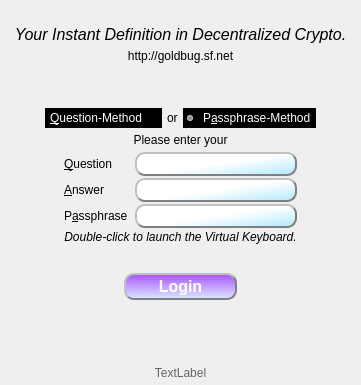
      <widget class="QWidget" name="tab_login">
       <property name="styleSheet">
        <string notr="true">QWidget#tab_login 
{
   border-image: url(:/Logo/background.png) 0 0 0 0 stretch stretch;
   border-width: 0px;
}
</string>
       </property>
       <attribute name="icon">
        <iconset>
         <normaloff>:/everaldo/goldbug_t.png</normaloff>:/everaldo/goldbug_t.png</iconset>
       </attribute>
       <attribute name="title">
        <string/>
       </attribute>
       <attribute name="toolTip">
        <string>Login</string>
       </attribute>
       <layout class="QVBoxLayout" name="verticalLayout_60">
        <property name="spacing">
         <number>5</number>
        </property>
        <property name="leftMargin">
         <number>5</number>
        </property>
        <property name="topMargin">
         <number>5</number>
        </property>
        <property name="rightMargin">
         <number>5</number>
        </property>
        <property name="bottomMargin">
         <number>5</number>
        </property>
        <item>
         <layout class="QVBoxLayout" name="verticalLayout_5">
          <item>
           <spacer name="verticalSpacer_9">
            <property name="orientation">
             <enum>Qt::Vertical</enum>
            </property>
            <property name="sizeType">
             <enum>QSizePolicy::Expanding</enum>
            </property>
            <property name="sizeHint" stdset="0">
             <size>
              <width>1</width>
              <height>1</height>
             </size>
            </property>
           </spacer>
          </item>
          <item>
           <widget class="QLabel" name="logo">
            <property name="toolTip">
             <string>&lt;html&gt;&lt;head/&gt;&lt;body&gt;&lt;p&gt;GoldBug logo uses the &lt;b&gt;Neuland &lt;/b&gt;font: &amp;quot;Neuland is a German typeface that was designed in 1923 by Rudolf Koch. It is often used today when an “exotic” or “primitive” look is desired, such as the logos for the Jurassic Park films. &amp;quot; - Wikipedia.&lt;/p&gt;&lt;/body&gt;&lt;/html&gt;</string>
            </property>
            <property name="text">
             <string/>
            </property>
            <property name="pixmap">
             <pixmap resource="../Icons/icons.qrc">:/Logo/goldbug-neuland.png</pixmap>
            </property>
            <property name="scaledContents">
             <bool>false</bool>
            </property>
            <property name="alignment">
             <set>Qt::AlignCenter</set>
            </property>
           </widget>
          </item>
          <item>
           <widget class="QLabel" name="label_31">
            <property name="font">
             <font>
              <pointsize>12</pointsize>
              <italic>true</italic>
             </font>
            </property>
            <property name="text">
             <string>Your Instant Definition in Decentralized Crypto.</string>
            </property>
            <property name="alignment">
             <set>Qt::AlignCenter</set>
            </property>
           </widget>
          </item>
          <item>
           <widget class="QLabel" name="label_100">
            <property name="text">
             <string>&lt;html&gt;&lt;head/&gt;&lt;body&gt;&lt;p&gt;&lt;a href=&quot;http://goldbug.sourceforge.net&quot;&gt;&lt;span style=&quot; text-decoration: none; color: black;&quot;&gt;http://goldbug.sf.net&lt;/span&gt;&lt;/a&gt;&lt;/p&gt;&lt;/body&gt;&lt;/html&gt;</string>
            </property>
            <property name="alignment">
             <set>Qt::AlignCenter</set>
            </property>
            <property name="openExternalLinks">
             <bool>true</bool>
            </property>
           </widget>
          </item>
          <item>
           <spacer name="verticalSpacer_14">
            <property name="orientation">
             <enum>Qt::Vertical</enum>
            </property>
            <property name="sizeHint" stdset="0">
             <size>
              <width>20</width>
              <height>40</height>
             </size>
            </property>
           </spacer>
          </item>
          <item>
           <layout class="QHBoxLayout" name="horizontalLayout_22">
            <property name="topMargin">
             <number>0</number>
            </property>
            <item>
             <spacer name="horizontalSpacer_6">
              <property name="orientation">
               <enum>Qt::Horizontal</enum>
              </property>
              <property name="sizeHint" stdset="0">
               <size>
                <width>40</width>
                <height>20</height>
               </size>
              </property>
             </spacer>
            </item>
            <item>
             <widget class="QRadioButton" name="question_rb_authenticate">
              <property name="sizePolicy">
               <sizepolicy hsizetype="Minimum" vsizetype="Preferred">
                <horstretch>0</horstretch>
                <verstretch>0</verstretch>
               </sizepolicy>
              </property>
              <property name="layoutDirection">
               <enum>Qt::RightToLeft</enum>
              </property>
              <property name="styleSheet">
               <string notr="true">background-color: rgb(0, 0, 0);
color: rgb(255, 255, 255);</string>
              </property>
              <property name="text">
               <string>&amp;Question-Method</string>
              </property>
             </widget>
            </item>
            <item>
             <widget class="QLabel" name="label_102">
              <property name="sizePolicy">
               <sizepolicy hsizetype="Fixed" vsizetype="Preferred">
                <horstretch>0</horstretch>
                <verstretch>0</verstretch>
               </sizepolicy>
              </property>
              <property name="text">
               <string>or</string>
              </property>
             </widget>
            </item>
            <item>
             <widget class="QRadioButton" name="passphrase_rb_authenticate">
              <property name="sizePolicy">
               <sizepolicy hsizetype="Minimum" vsizetype="Preferred">
                <horstretch>0</horstretch>
                <verstretch>0</verstretch>
               </sizepolicy>
              </property>
              <property name="layoutDirection">
               <enum>Qt::LeftToRight</enum>
              </property>
              <property name="styleSheet">
               <string notr="true">background-color: rgb(0, 0, 0);
color: rgb(255, 255, 255);</string>
              </property>
              <property name="text">
               <string>P&amp;assphrase-Method</string>
              </property>
              <property name="checked">
               <bool>true</bool>
              </property>
             </widget>
            </item>
            <item>
             <spacer name="horizontalSpacer_14">
              <property name="orientation">
               <enum>Qt::Horizontal</enum>
              </property>
              <property name="sizeHint" stdset="0">
               <size>
                <width>40</width>
                <height>20</height>
               </size>
              </property>
             </spacer>
            </item>
           </layout>
          </item>
          <item>
           <layout class="QHBoxLayout" name="horizontalLayout_32">
            <property name="topMargin">
             <number>0</number>
            </property>
            <item>
             <widget class="QLabel" name="passphraseLabel">
              <property name="text">
               <string>Please enter your</string>
              </property>
              <property name="alignment">
               <set>Qt::AlignCenter</set>
              </property>
             </widget>
            </item>
           </layout>
          </item>
          <item>
           <layout class="QHBoxLayout" name="horizontalLayout_25">
            <property name="topMargin">
             <number>0</number>
            </property>
            <item>
             <spacer name="horizontalSpacer_15">
              <property name="orientation">
               <enum>Qt::Horizontal</enum>
              </property>
              <property name="sizeHint" stdset="0">
               <size>
                <width>1</width>
                <height>20</height>
               </size>
              </property>
             </spacer>
            </item>
            <item>
             <layout class="QFormLayout" name="formLayout">
              <property name="fieldGrowthPolicy">
               <enum>QFormLayout::AllNonFixedFieldsGrow</enum>
              </property>
              <property name="horizontalSpacing">
               <number>7</number>
              </property>
              <property name="verticalSpacing">
               <number>2</number>
              </property>
              <property name="topMargin">
               <number>0</number>
              </property>
              <item row="2" column="0">
               <widget class="QLabel" name="label_103gb">
                <property name="text">
                 <string>&amp;Question</string>
                </property>
                <property name="buddy">
                 <cstring>question_authenticate</cstring>
                </property>
               </widget>
              </item>
              <item row="2" column="1">
               <widget class="spoton_lineedit" name="question_authenticate">
                <property name="sizePolicy">
                 <sizepolicy hsizetype="Expanding" vsizetype="Fixed">
                  <horstretch>0</horstretch>
                  <verstretch>0</verstretch>
                 </sizepolicy>
                </property>
                <property name="styleSheet">
                 <string notr="true">QLineEdit#question_authenticate {
background-color: qlineargradient(spread:pad, x1:0.968, y1:0.932, x2:0.513, y2:0.5, stop:0 rgba(183, 235, 255, 255), stop:1 rgba(255, 255, 255, 255)); 
     border-style: outset;
     border-width: 2px;
     border-radius: 10px;
     border-color: grey;
     min-width: 10em;
     padding: 2px;
 }
</string>
                </property>
               </widget>
              </item>
              <item row="7" column="0">
               <widget class="QLabel" name="label_124gb">
                <property name="text">
                 <string>P&amp;assphrase</string>
                </property>
                <property name="buddy">
                 <cstring>passphrase</cstring>
                </property>
               </widget>
              </item>
              <item row="7" column="1">
               <widget class="spoton_lineedit" name="passphrase">
                <property name="styleSheet">
                 <string notr="true">QLineEdit#passphrase {
background-color: qlineargradient(spread:pad, x1:0.968, y1:0.932, x2:0.513, y2:0.5, stop:0 rgba(183, 235, 255, 255), stop:1 rgba(255, 255, 255, 255)); 
     border-style: outset;
     border-width: 2px;
     border-radius: 10px;
     border-color: grey;
     min-width: 10em;
     padding: 2px;
 }
</string>
                </property>
                <property name="echoMode">
                 <enum>QLineEdit::Password</enum>
                </property>
               </widget>
              </item>
              <item row="6" column="0">
               <layout class="QHBoxLayout" name="horizontalLayout_75">
                <property name="topMargin">
                 <number>0</number>
                </property>
                <property name="rightMargin">
                 <number>0</number>
                </property>
                <item>
                 <widget class="QLabel" name="label_122gb">
                  <property name="text">
                   <string>&amp;Answer</string>
                  </property>
                  <property name="buddy">
                   <cstring>answer_authenticate</cstring>
                  </property>
                 </widget>
                </item>
               </layout>
              </item>
              <item row="6" column="1">
               <widget class="spoton_lineedit" name="answer_authenticate">
                <property name="styleSheet">
                 <string notr="true">QLineEdit#answer_authenticate {
background-color: qlineargradient(spread:pad, x1:0.968, y1:0.932, x2:0.513, y2:0.5, stop:0 rgba(183, 235, 255, 255), stop:1 rgba(255, 255, 255, 255)); 
     border-style: outset;
     border-width: 2px;
     border-radius: 10px;
     border-color: grey;
     min-width: 10em;
     padding: 2px;
 }
</string>
                </property>
                <property name="echoMode">
                 <enum>QLineEdit::Password</enum>
                </property>
               </widget>
              </item>
              <item row="8" column="0" colspan="2">
               <widget class="QLabel" name="label_103">
                <property name="font">
                 <font>
                  <italic>true</italic>
                 </font>
                </property>
                <property name="text">
                 <string>Double-click to launch the Virtual Keyboard.</string>
                </property>
                <property name="alignment">
                 <set>Qt::AlignCenter</set>
                </property>
               </widget>
              </item>
              <item row="9" column="0" colspan="2">
               <spacer name="horizontalSpacer_3">
                <property name="orientation">
                 <enum>Qt::Horizontal</enum>
                </property>
                <property name="sizeHint" stdset="0">
                 <size>
                  <width>40</width>
                  <height>20</height>
                 </size>
                </property>
               </spacer>
              </item>
             </layout>
            </item>
            <item>
             <spacer name="horizontalSpacer_19">
              <property name="orientation">
               <enum>Qt::Horizontal</enum>
              </property>
              <property name="sizeHint" stdset="0">
               <size>
                <width>1</width>
                <height>20</height>
               </size>
              </property>
             </spacer>
            </item>
           </layout>
          </item>
          <item>
           <layout class="QHBoxLayout" name="horizontalLayout_42">
            <property name="topMargin">
             <number>0</number>
            </property>
            <item>
             <spacer name="horizontalSpacer_9">
              <property name="orientation">
               <enum>Qt::Horizontal</enum>
              </property>
              <property name="sizeHint" stdset="0">
               <size>
                <width>20</width>
                <height>20</height>
               </size>
              </property>
             </spacer>
            </item>
            <item>
             <widget class="QPushButton" name="passphraseButton">
              <property name="sizePolicy">
               <sizepolicy hsizetype="Expanding" vsizetype="Fixed">
                <horstretch>0</horstretch>
                <verstretch>0</verstretch>
               </sizepolicy>
              </property>
              <property name="font">
               <font>
                <pointsize>12</pointsize>
                <weight>75</weight>
                <bold>true</bold>
               </font>
              </property>
              <property name="styleSheet">
               <string notr="true">QPushButton {
border: 2px solid gray;
background-color: qlineargradient(spread:reflect, x1:0.023, y1:0.988636, x2:0.028, y2:0.011, stop:0 rgba(218, 232, 255, 255), stop:1 rgba(170, 85, 255, 255));
color: rgb(255, 255, 255);
margin: 2px;
border-style: outset;
border-width: 2px;
border-radius: 10px;
border-color: grey;
min-width: 10em;
padding: 2px;
}

QPushButton:hover {
border: 2px solid gray;
color: rgb(0, 0, 0);
background-color: rgb(255, 255, 255);
margin: 2px;
border-style: outset;
border-width: 2px;
border-radius: 10px;
border-color: black;
min-width: 10em;
padding: 2px;
}

QPushButton:pressed {
background-color: black;
color: rgb(255, 255, 255);
border-style: inset;
}</string>
              </property>
              <property name="text">
               <string>Login</string>
              </property>
              <property name="icon">
               <iconset resource="../Icons/icons.qrc">
                <normaloff>:/nuvola/ok.png</normaloff>:/nuvola/ok.png</iconset>
              </property>
              <property name="iconSize">
               <size>
                <width>40</width>
                <height>40</height>
               </size>
              </property>
             </widget>
            </item>
            <item>
             <spacer name="horizontalSpacer_10">
              <property name="orientation">
               <enum>Qt::Horizontal</enum>
              </property>
              <property name="sizeHint" stdset="0">
               <size>
                <width>20</width>
                <height>20</height>
               </size>
              </property>
             </spacer>
            </item>
           </layout>
          </item>
          <item>
           <spacer name="verticalSpacer_2">
            <property name="orientation">
             <enum>Qt::Vertical</enum>
            </property>
            <property name="sizeHint" stdset="0">
             <size>
              <width>1</width>
              <height>40</height>
             </size>
            </property>
           </spacer>
          </item>
          <item>
           <layout class="QHBoxLayout" name="horizontalLayout_17">
            <property name="spacing">
             <number>0</number>
            </property>
            <property name="topMargin">
             <number>0</number>
            </property>
            <item>
             <spacer name="horizontalSpacer_16">
              <property name="orientation">
               <enum>Qt::Horizontal</enum>
              </property>
              <property name="sizeHint" stdset="0">
               <size>
                <width>1</width>
                <height>1</height>
               </size>
              </property>
             </spacer>
            </item>
            <item>
             <widget class="QLabel" name="version">
              <property name="font">
               <font>
                <weight>75</weight>
                <bold>true</bold>
               </font>
              </property>
              <property name="toolTip">
               <string>&lt;html&gt;&lt;head/&gt;&lt;body&gt;&lt;p align=&quot;center&quot;&gt;A minimalistic &lt;br/&gt;desktop messenger GUI&lt;br/&gt;for the messaging library of&lt;br/&gt;http://spot-on.sf.net.&lt;/p&gt;&lt;/body&gt;&lt;/html&gt;</string>
              </property>
              <property name="alignment">
               <set>Qt::AlignCenter</set>
              </property>
              <property name="openExternalLinks">
               <bool>true</bool>
              </property>
             </widget>
            </item>
            <item>
             <spacer name="horizontalSpacer_33">
              <property name="orientation">
               <enum>Qt::Horizontal</enum>
              </property>
              <property name="sizeHint" stdset="0">
               <size>
                <width>1</width>
                <height>1</height>
               </size>
              </property>
             </spacer>
            </item>
           </layout>
          </item>
          <item>
           <widget class="QLabel" name="buildInformation">
            <property name="styleSheet">
             <string notr="true"> color:#666666;</string>
            </property>
            <property name="text">
             <string>TextLabel</string>
            </property>
            <property name="alignment">
             <set>Qt::AlignCenter</set>
            </property>
           </widget>
          </item>
         </layout>
        </item>
       </layout>
      </widget>
